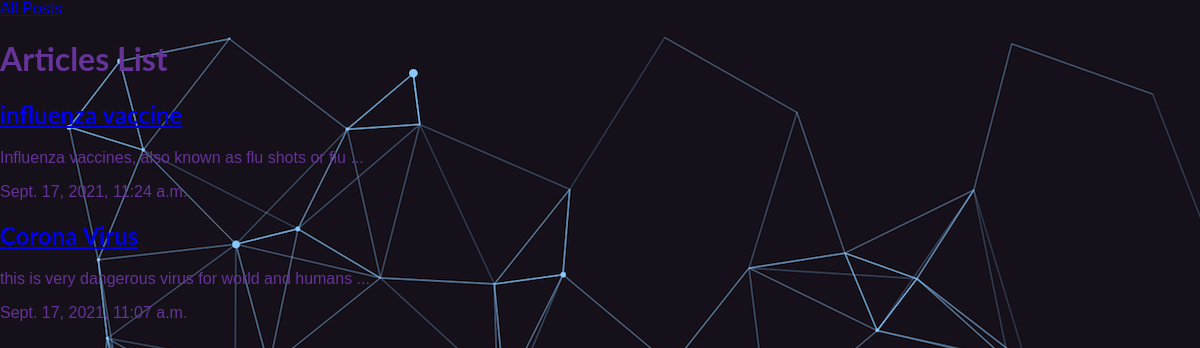
Page /articles on the earlier database version.
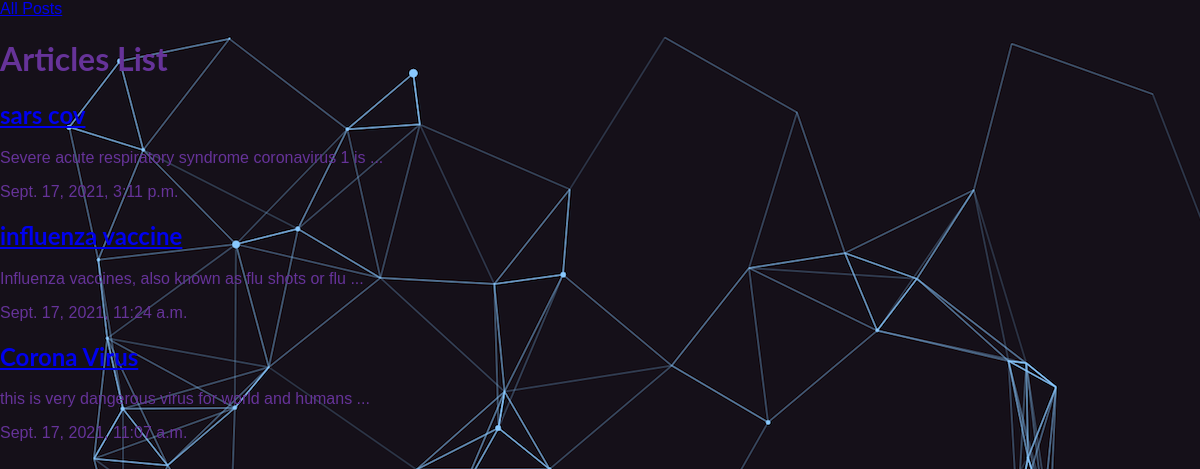
Same page on the later database version.
### articles/models.py (models this page shows, shortened)
class Article(models.Model):
    name = models.CharField(max_length=100)
    slug = models.SlugField()
    body = models.TextField()
    date = models.DateTimeField(auto_now_add=True)
    image = models.ImageField(default='default.jpg', blank=True)
    def snippet(self):
        return self.body[:50] + " ..."

### articles/views.py (the view)
# urls.py: path('', views.article_list, name="all_article"),
def article_list(request):
    articles = models.Article.objects.all().order_by('-date')
    args = {'articles': articles}
    return render(request, 'articles/article_list.html', args)

### articles/templates/articles/article_list.html (shortened to what this page needs)
{% extends 'base.html' %}
{% load static %}
{% block header_reference %}
    <link rel="stylesheet" href="{% static 'articles/style.css' %}">
{% endblock %}
{% block content %}
    <div class="total">
        <h1>Articles List</h1>
        {% for article in articles %}
            <div class="container">
                <h2><a id="a" href="{% url 'article_detail' slug=article.slug %}">{{ article.name }}</a></h2>
                <p>{{ article.snippet }}</p>
                <p>{{ article.date }}</p>
            </div>
        {% endfor %}
    </div>
{% endblock %}

### templates/base.html (shortened to what this page needs)
{% load static %}
<!DOCTYPE html>
<html lang="en" dir="ltr">
<head>
    <link rel="stylesheet" href="{% static 'app.css' %}">
    {% block header_reference %}{% endblock %}
</head>
<body>
 <header id="main-navigation">
        <nav>
            <a href="{% url 'all_article' %}">All Posts</a>
        </nav>
    </header>
{% block content %}{% endblock %}
</body>
</html>

### static/app.css (style rules this page uses)
* { box-sizing: border-box; }
html { font-family: sans-serif; color: rebeccapurple; }
h1, h2, h3 { font-family: Lato, sans-serif; font-weight: bold; }

### articles/static/articles/style.css (style rules this page uses)
body { background-image: url("img/bg.png"); background-repeat: no-repeat; background-attachment: fixed; margin: 0; }
.total { height: 1000px; }

Differences in the rows shown:
added Article: name "sars cov", snippet "Severe acute respiratory syndrome coronavirus 1 is ...", date "Sept. 17, 2021, 3:11 p.m."
